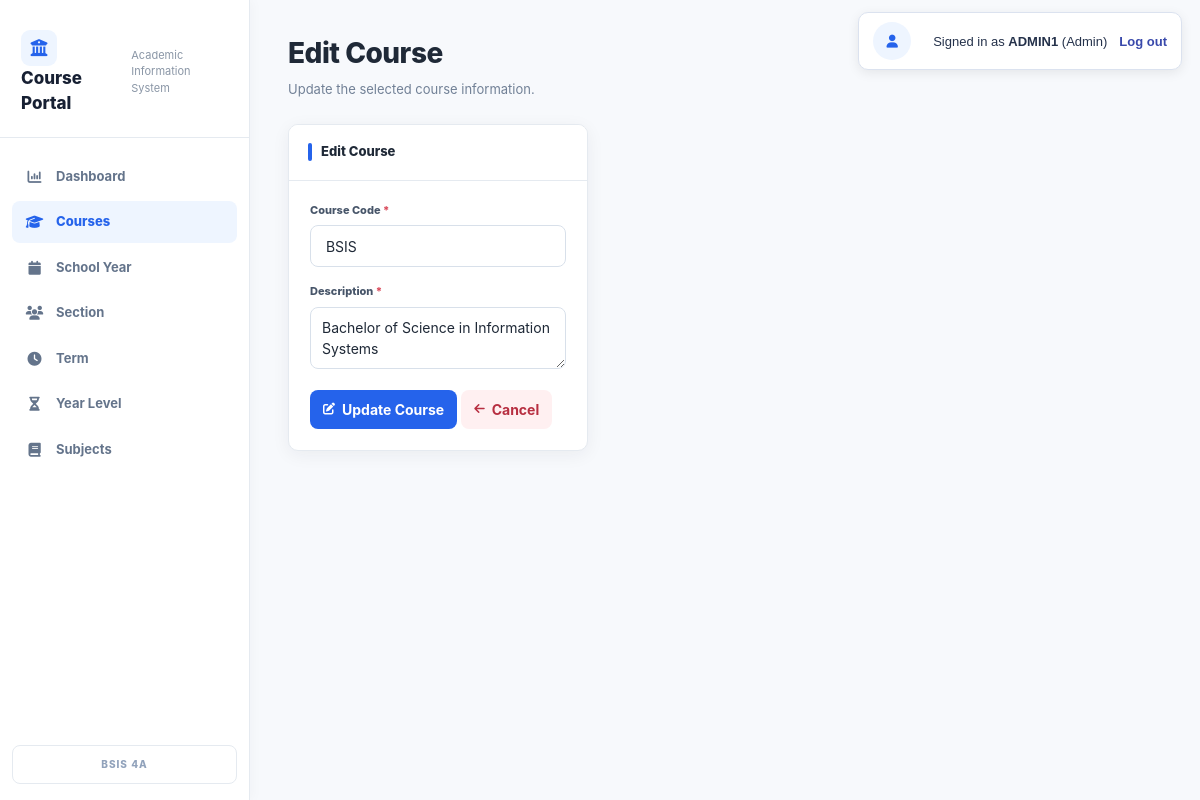
Screenshot of /course_edit.php?course=+BSIS (signed in) with the database file from the repository.
### tables this page shows
CREATE TABLE `tbl_course` (
  `ID` int(11) NOT NULL,
  `COURSE` varchar(255) NOT NULL,
  `DESCRIPTION` varchar(255) NOT NULL
);

### course_edit.php (the view, shortened to what this page needs)
<?php
include 'db_connect.php';
$course = $_GET['course'];
$sql = "SELECT * FROM tbl_course
        WHERE COURSE='$course'";
$result = mysqli_query($conn, $sql);
$row = mysqli_fetch_assoc($result);
?>
<!DOCTYPE html>
<html lang="en">
<head>
    <link rel="stylesheet" href="app.css">
    <link rel="stylesheet"
        href="https://cdnjs.cloudflare.com/ajax/libs/font-awesome/6.5.1/css/all.min.css">
</head>
<body>
<?php include __DIR__ . "/session_banner.php"; ?>
<div class="wrapper">
<aside class="sidebar">
    <div class="logo">
        <h2>Course Portal</h2>
        <p>Academic Information System</p>
    </div>
    <nav class="menu">
        <a href="dashboard.php">
            <i class="fa-solid fa-chart-column"></i>
            Dashboard
        </a>
        <a href="course.php" class="active">
            <i class="fa-solid fa-graduation-cap"></i>
            Courses
        </a>
        <a href="schoolyear.php">
            <i class="fa-solid fa-calendar"></i>
            School Year
        </a>
        <a href="section.php">
            <i class="fa-solid fa-users"></i>
            Section
        </a>
        <a href="term.php">
            <i class="fa-solid fa-clock"></i>
            Term
        </a>
        <a href="yearlevel.php">
            <i class="fa-solid fa-hourglass-half"></i>
            Year Level
        </a>
        <a href="subjects.php">
            <i class="fa-solid fa-book"></i>
            Subjects
        </a>
    </nav>
    <div class="sidebar-footer">
        BSIS 4A
    </div>
</aside>
<main class="main-content">
    <div class="page-header">
        <div>
            <h1>Edit Course</h1>
            <p>
                Update the selected course information.
            </p>
        </div>
    </div>
    <div class="content-grid">
        <div class="card">
            <div class="card-header">
                Edit Course
            </div>
            <div class="card-body">
                <form method="POST">
                    <div class="form-group">
                        <label>
                            Course Code <span>*</span>
                        </label>
                        <input
                            type="text"
                            name="course"
                            value="<?= htmlspecialchars($row['COURSE']); ?>"
                            required>
                    </div>
                    <div class="form-group">
                        <label>
                            Description <span>*</span>
                        </label>
                        <textarea
                            name="description"
                            placeholder="Course description..."
                            required><?= htmlspecialchars($row['DESCRIPTION']); ?></textarea>
                    </div>
                    <button
                        type="submit"
                        name="update_course"
                        class="add-btn">
                        <i class="fa-solid fa-pen-to-square"></i>
                        Update Course
                    </button>
                    <a href="course.php">
                        <button
                            type="button"
                            class="delete-btn">
                            <i class="fa-solid fa-arrow-left"></i>
                            Cancel
                        </button>
                    </a>
                </form>
            </div>
        </div>
    </div>
</main>
</div>
</body>
</html>

### app.css (style rules this page uses)
:root { --blue:#2563eb; --blue-dark:#1d4ed8; --blue-soft:#eef5ff; --bg:#f7f9fc; --white:#fff; --text:#1f2937; --muted:#718096; --line:#e5eaf0; --green:#159570; --red:#d94b5b; --shadow:0 4px 18px rgba(31,41,55,.06); --radius:10px }
* { box-sizing:border-box }
html { scroll-behavior:smooth }
body { margin:0;background:var(--bg);color:var(--text);font-family:Inter,Segoe UI,Arial,sans-serif;font-size:14px;line-height:1.5 }
a { text-decoration:none;color:inherit }
button,input,select,textarea { font:inherit }
.wrapper,.portal-shell { min-height:100vh;display:flex }
.sidebar { position:fixed;inset:0 auto 0 0;width:250px;background:#fff;color:var(--text);display:flex;flex-direction:column;z-index:10;border-right:1px solid var(--line);box-shadow:2px 0 12px rgba(31,41,55,.03) }
.logo,.brand { padding:24px 21px 20px;border-bottom:1px solid var(--line);display:flex;align-items:center;gap:11px }
.logo h2,.brand-title { margin:0;font-size:17px;font-weight:800;color:#172033 }
.logo p,.brand-subtitle { margin:2px 0 0;color:#8a96a6;font-size:11px }
.logo h2:before { content:"\f19c";display:inline-grid;place-items:center;width:36px;height:36px;margin-right:9px;border-radius:9px;background:var(--blue-soft);font-family:"Font Awesome 6 Free";font-weight:900;color:var(--blue);vertical-align:-12px }
.menu { padding:18px 12px;display:flex;flex-direction:column;gap:4px;overflow:auto }
.menu a { display:flex;align-items:center;gap:12px;padding:11px 13px;border-radius:8px;color:#64748b;font-size:13px;font-weight:650;transition:.15s }
.menu a.active { background:var(--blue-soft);color:var(--blue);font-weight:800 }
.menu i { width:19px;text-align:center;font-size:14px }
.sidebar-footer { margin:auto 12px 16px;padding:11px;border:1px solid var(--line);border-radius:8px;text-align:center;color:#91a2bb;font-size:10px;font-weight:800;letter-spacing:1px }
.main-content { width:calc(100% - 250px);margin-left:250px;min-height:100vh;padding:32px 38px 55px }
.page-header,.portal-header { max-width:1450px;margin:0 auto 24px;display:flex;justify-content:space-between;align-items:center;gap:20px }
.page-header h1,.portal-header h1 { margin:0;font-size:28px;font-weight:800;letter-spacing:-.5px }
.page-header p,.portal-header p { margin:6px 0 0;color:var(--muted);font-size:13px }
.content-grid { max-width:1450px;margin:auto;display:grid;grid-template-columns:300px minmax(0,1fr);gap:22px;align-items:start }
.card,.panel { background:#fff;border:1px solid var(--line);border-radius:var(--radius);box-shadow:var(--shadow);overflow:hidden }
.card-header,.panel-title { min-height:56px;padding:16px 19px;border-bottom:1px solid var(--line);display:flex;align-items:center;font-size:13px;font-weight:800;background:#fff }
.card-header:before,.panel-title:before { content:"";width:4px;height:18px;border-radius:3px;background:var(--blue);margin-right:9px }
.card-body { padding:21px }
.form-group { margin-bottom:16px }
.form-group label { display:block;margin-bottom:7px;color:#475569;font-size:11px;font-weight:800 }
.form-group label span { color:var(--red) }
input[type=text],input[type=number],input[type=date],input[type=email],input[type=password],select,textarea { width:100%;min-height:42px;padding:9px 11px;border:1px solid #d8e0ea;border-radius:8px;background:#fff;color:var(--text);outline:none;transition:.15s }
.add-btn,.search-btn,.edit-btn,.delete-btn,.clear-btn { border:0;border-radius:8px;padding:9px 13px;font-weight:750;cursor:pointer;display:inline-flex;align-items:center;gap:7px }
.add-btn,.search-btn { background:var(--blue);color:#fff }
.delete-btn { background:#fff0f1;color:#b72e40 }
.add-btn i,.edit-btn i,.delete-btn i,.clear-btn i,.search-btn i { font-size:12px }

### rows the page displays
tbl_course: course "BSIS", description "Bachelor of Science in Information Systems"

### other values shown
$session_display_name "ADMIN1"
$session_role "Admin"
